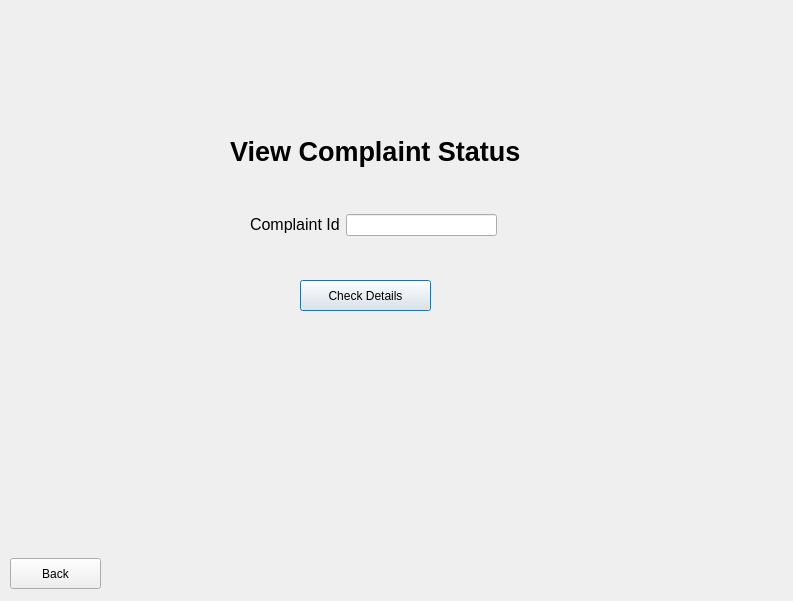
<?xml version="1.0" encoding="UTF-8"?>
<ui version="4.0">
 <class>View_complaint_status</class>
 <widget class="QDialog" name="View_complaint_status">
  <property name="geometry">
   <rect>
    <x>0</x>
    <y>0</y>
    <width>793</width>
    <height>601</height>
   </rect>
  </property>
  <property name="windowTitle">
   <string>Dialog</string>
  </property>
  <widget class="QPushButton" name="check_complaint_details_button">
   <property name="geometry">
    <rect>
     <x>300</x>
     <y>280</y>
     <width>131</width>
     <height>31</height>
    </rect>
   </property>
   <property name="text">
    <string>Check Details</string>
   </property>
  </widget>
  <widget class="QPushButton" name="back_user_menu_button">
   <property name="geometry">
    <rect>
     <x>10</x>
     <y>558</y>
     <width>91</width>
     <height>31</height>
    </rect>
   </property>
   <property name="text">
    <string>Back</string>
   </property>
  </widget>
  <widget class="QLabel" name="label_2">
   <property name="geometry">
    <rect>
     <x>230</x>
     <y>130</y>
     <width>350</width>
     <height>44</height>
    </rect>
   </property>
   <property name="text">
    <string>&lt;html&gt;&lt;head/&gt;&lt;body&gt;&lt;p&gt;&lt;span style=&quot; font-size:20pt; font-weight:700;&quot;&gt;View Complaint Status&lt;/span&gt;&lt;/p&gt;&lt;/body&gt;&lt;/html&gt;</string>
   </property>
  </widget>
  <widget class="QWidget" name="">
   <property name="geometry">
    <rect>
     <x>250</x>
     <y>210</y>
     <width>247</width>
     <height>30</height>
    </rect>
   </property>
   <layout class="QHBoxLayout" name="horizontalLayout">
    <item>
     <widget class="QLabel" name="label">
      <property name="text">
       <string>&lt;html&gt;&lt;head/&gt;&lt;body&gt;&lt;p&gt;&lt;span style=&quot; font-size:12pt;&quot;&gt;Complaint Id&lt;/span&gt;&lt;/p&gt;&lt;/body&gt;&lt;/html&gt;</string>
      </property>
     </widget>
    </item>
    <item>
     <widget class="QLineEdit" name="complaint_id"/>
    </item>
   </layout>
  </widget>
 </widget>
 <resources/>
 <connections/>
</ui>
